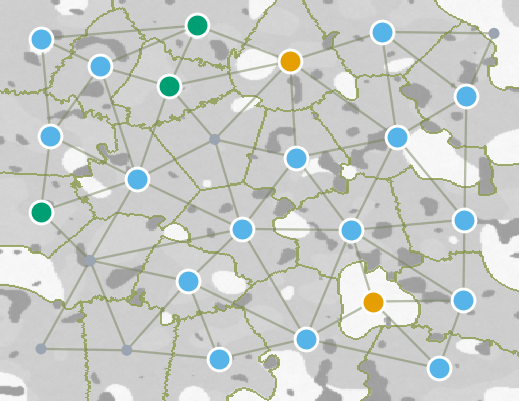

Write Python code to recreate this figure.
"""panel_gnn: 超像素区域邻接图(GNN 输入结构)。44x34mm,满幅无边距。

底图 BSE 灰度(alpha 0.4)+ SLIC 超像素边界 + 区域邻接图;
含 EDS 采样点的区域质心为相色大节点,其余为小灰点。
只用 numpy/scipy/matplotlib/skimage + field.py,确定性。
"""
import sys
from pathlib import Path

sys.path.insert(0, str(Path(__file__).resolve().parent.parent))  # 找到 field.py

import matplotlib
matplotlib.use("Agg")
import matplotlib.pyplot as plt
import numpy as np
from skimage.measure import regionprops
from skimage.segmentation import find_boundaries, slic

from field import PHASE_COLORS, eds_points, make_field

W_MM, H_MM = 44.0, 34.0
BOUND_COLOR = "#8A9B4C"   # 超像素边界:灰绿
EDGE_COLOR = "#75845A"    # 邻接边:偏暗灰绿
SMALL_NODE = "#9AA5B1"    # 未采样区域质心

phase, gray = make_field()
n = gray.shape[0]

# ---- 超像素分割 ----
segments = slic(gray, n_segments=40, compactness=0.08,
                channel_axis=None, start_label=1)
labels = np.unique(segments)

# 质心(row, col)
centroids = {p.label: p.centroid for p in regionprops(segments)}

# ---- 区域邻接(4 邻域) ----
adj = set()
h_pairs = np.stack([segments[:, :-1].ravel(), segments[:, 1:].ravel()], axis=1)
v_pairs = np.stack([segments[:-1, :].ravel(), segments[1:, :].ravel()], axis=1)
for a, b in np.unique(np.vstack([h_pairs, v_pairs]), axis=0):
    if a != b:
        adj.add((min(a, b), max(a, b)))

# ---- EDS 采样点落入的超像素 → 节点相色(多点取多数,先到先得破平) ----
xs, ys, pids = eds_points()
region_phase = {}
for x, y, pid in zip(xs, ys, pids):
    region_phase.setdefault(segments[y, x], []).append(int(pid))
sampled_color = {}
for lab, plist in region_phase.items():
    counts = np.bincount(plist, minlength=4)
    sampled_color[lab] = PHASE_COLORS[int(np.argmax(counts))]

# ---- 画布 ----
fig = plt.figure(figsize=(W_MM / 25.4, H_MM / 25.4))
ax = fig.add_axes([0, 0, 1, 1])
ax.axis("off")

# 底图:淡化 BSE 灰度
ax.imshow(gray, cmap="gray", vmin=0, vmax=1, alpha=0.4,
          interpolation="nearest", aspect="auto", zorder=0)

# 超像素边界:灰绿细线(用 RGBA 覆盖层,mode='inner' 保持 1px 细)
bounds = find_boundaries(segments, mode="inner")
rgba = np.zeros((n, n, 4))
rgba[bounds] = list(matplotlib.colors.to_rgb(BOUND_COLOR)) + [0.8]
ax.imshow(rgba, interpolation="nearest", aspect="auto", zorder=1)

# 邻接边:相邻区域质心连线
for a, b in sorted(adj):
    (r1, c1), (r2, c2) = centroids[a], centroids[b]
    ax.plot([c1, c2], [r1, r2], color=EDGE_COLOR, lw=0.55,
            alpha=0.5, solid_capstyle="round", zorder=2)

# 节点
for lab in labels:
    r, c = centroids[lab]
    if lab in sampled_color:
        ax.scatter(c, r, s=30, c=sampled_color[lab], edgecolors="white",
                   linewidths=0.7, zorder=4)
    else:
        ax.scatter(c, r, s=7, c=SMALL_NODE, edgecolors="none", zorder=3)

ax.set_xlim(-0.5, n - 0.5)
ax.set_ylim(n - 0.5, -0.5)

fig.savefig("panels/panel_gnn.png", dpi=300)
